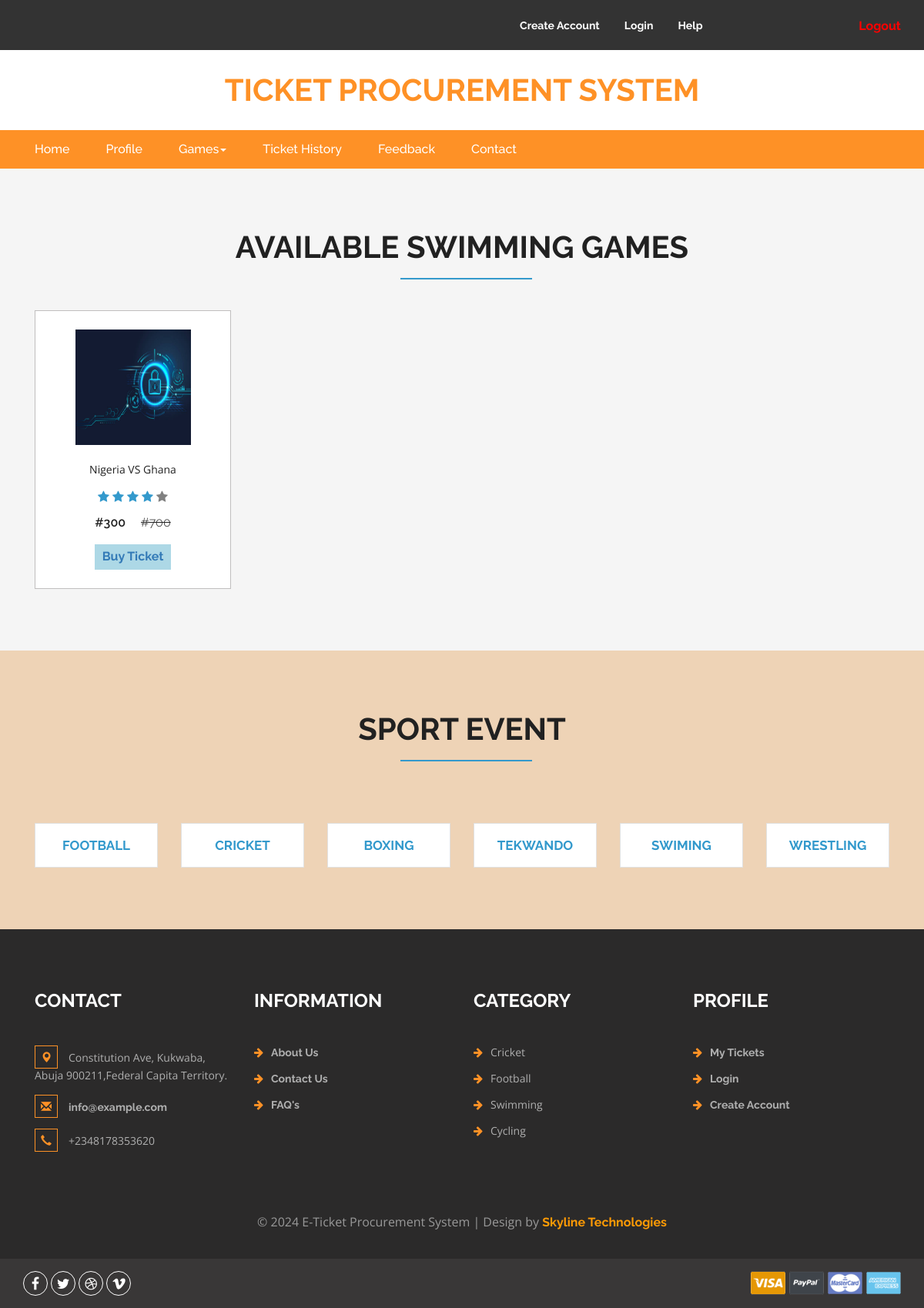
/swimming.php, run on the app's committed database.
### tables this page shows
CREATE TABLE `events` (
  `event_id` varchar(20) NOT NULL,
  `games` varchar(50) NOT NULL,
  `home_team` varchar(100) NOT NULL,
  `away_team` varchar(100) NOT NULL,
  `team_img` varchar(50) NOT NULL,
  `date` date NOT NULL,
  `time` time NOT NULL,
  `ticket_price` varchar(20) NOT NULL
);

CREATE TABLE `games` (
  `game_id` varchar(20) NOT NULL,
  `game_name` varchar(50) NOT NULL
);

### swimming.php (the view, shortened to what this page needs)
<?php
include 'includes/connection.php';
?>
<!DOCTYPE html>
<html>
<head>
<link href="css/bootstrap.css" rel="stylesheet" type="text/css" media="all" />
<link href="css/style.css" rel="stylesheet" type="text/css" media="all" />
<link href="css/font-awesome.css" rel="stylesheet">
</head>
<body>
	<?php
        include 'includes/header.php';
    ?>
<div class="newproducts-w3agile">
		<div class="container">
			<h3>Available Swimming Games</h3>
				<div class="agile_top_brands_grids">
				<?php
                                $result = mysqli_query($conn, "select * from events where games='Swimming'");
                                while ($row = mysqli_fetch_array($result)) {
                                    $evt_id = $row["event_id"];
                                    $home_team = $row["home_team"];
									$away_team = $row["away_team"];
                                    $img = $row["team_img"];
									$tic_price = $row["ticket_price"];
                            ?>
					<div class="col-md-3 top_brand_left-1">
						<div class="hover14 column">
							<div class="agile_top_brand_left_grid">
								<div class="agile_top_brand_left_grid1">
									<figure>
										<div class="snipcart-item block">
											<div class="snipcart-thumb">
												<a href="#"><img width="150" height="150" src="admin/img/<?php echo $img; ?>"></a>
												<p><?php echo $home_team; ?> VS <?php echo $away_team; ?></p>
												<div class="stars">
													<i class="fa fa-star blue-star" aria-hidden="true"></i>
													<i class="fa fa-star blue-star" aria-hidden="true"></i>
													<i class="fa fa-star blue-star" aria-hidden="true"></i>
													<i class="fa fa-star blue-star" aria-hidden="true"></i>
													<i class="fa fa-star gray-star" aria-hidden="true"></i>
												</div>
													<h4>#<?php echo $tic_price; ?> <span>#700</span></h4>
												<a href="checkout.php?evt_id=<?php echo $evt_id; ?>"><button style="background-color: lightblue; padding: 5px 10px; margin-top: 20px; border: none;">Buy Ticket</button></a>
											</div>
										</div>
									</figure>
								</div>
							</div>
						</div>
					</div>
				<?php
                 }
                ?>
						<div class="clearfix"> </div>
				</div>
		</div>
	</div>
<?php
include 'includes/games.php';
?>
<?php
    include 'includes/footer.php';
?>
<link href="css/skdslider.css" rel="stylesheet">
</body>
</html>

### includes/footer.php (shortened to what this page needs)
<div class="footer">
		<div class="container">
			<div class="w3_footer_grids">
				<div class="col-md-3 w3_footer_grid">
					<h3>Contact</h3>
					<ul class="address">
						<li><i class="glyphicon glyphicon-map-marker" aria-hidden="true"></i>Constitution Ave, Kukwaba, Abuja 900211,Federal Capita Territory.</li>
						<li><i class="glyphicon glyphicon-envelope" aria-hidden="true"></i><a href="mailto:info@example.com">info@example.com</a></li>
						<li><i class="glyphicon glyphicon-earphone" aria-hidden="true"></i>+2348178353620</li>
					</ul>
				</div>
				<div class="col-md-3 w3_footer_grid">
					<h3>Information</h3>
					<ul class="info">
						<li><i class="fa fa-arrow-right" aria-hidden="true"></i><a href="#">About Us</a></li>
						<li><i class="fa fa-arrow-right" aria-hidden="true"></i><a href="#">Contact Us</a></li>
						<li><i class="fa fa-arrow-right" aria-hidden="true"></i><a href="#">FAQ's</a></li>
					</ul>
				</div>
				<div class="col-md-3 w3_footer_grid">
					<h3>Category</h3>
					<ul class="info">
					<?php
						$res = mysqli_query($conn, "select * from games");
						while ($row1 = mysqli_fetch_array($res)) {
							$games_name = $row1["game_name"];
							?>
						<li><i class="fa fa-arrow-right" aria-hidden="true"></i><?php echo $games_name; ?></li>
						<?php
						}
						?>
					</ul>
				</div>
				<div class="col-md-3 w3_footer_grid">
					<h3>Profile</h3>
					<ul class="info">
						<li><i class="fa fa-arrow-right" aria-hidden="true"></i><a href="myticket.php">My Tickets</a></li>
						<li><i class="fa fa-arrow-right" aria-hidden="true"></i><a href="login.php">Login</a></li>
						<li><i class="fa fa-arrow-right" aria-hidden="true"></i><a href="register.php">Create Account</a></li>
					</ul>
				</div>
				<div class="clearfix"> </div>
			</div>
		</div>
		<div class="footer-copy">
			<div class="container">
				<p>© 2024 E-Ticket Procurement System | Design by <a href="#">Skyline Technologies</a></p>
			</div>
		</div>
	</div>
	<div class="footer-botm">
			<div class="container">
				<div class="w3layouts-foot">
					<ul>
						<li><a href="#" class="w3_agile_facebook"><i class="fa fa-facebook" aria-hidden="true"></i></a></li>
						<li><a href="#" class="agile_twitter"><i class="fa fa-twitter" aria-hidden="true"></i></a></li>
						<li><a href="#" class="w3_agile_dribble"><i class="fa fa-dribbble" aria-hidden="true"></i></a></li>
						<li><a href="#" class="w3_agile_vimeo"><i class="fa fa-vimeo" aria-hidden="true"></i></a></li>
					</ul>
				</div>
				<div class="payment-w3ls">
					<img src="images/card.png" alt=" " class="img-responsive">
				</div>
				<div class="clearfix"> </div>
			</div>
		</div>

### css/style.css (style rules this page uses)
html, body { font-size: 100%; font-family: 'Open Sans', sans-serif; background:#ffffff; }
ul li,ol li { font-size:14px; }
p { margin:0; }
h1,h2,h3,h4,h5,h6,a { font-family: 'Raleway', sans-serif; margin:0; font-weight:700; }
ul,label { margin:0; padding:0; }
.snipcart-thumb a { display: block; text-align: center; }
.agile_top_brand_left_grid { position: relative; display: block; }
input[type="submit"],#PPMiniCart .minicart-submit,.w3ls_vegetables ul li a,input[type="reset"],.agileinfo_mail_grid_left ul li a,.events_bottom_left2 ul li a,.w3ls_service_grids1_right a,ul.agileits_social_icons li a,.w3l_banner_nav_right_banner_pet a,.w3ls_w3l_banner_nav_right_grid_head_grid ul li a,.products-breadcrumb ul li a,.w3_footer_grid ul li a,.w3l_fresh_vegetables_grid ul li a,.wthree_footer_copy p a,.agile_top_brand_left_grid1 .button,.w3ls_logo_products_left1 ul.special_items li a,.w3ls_logo_products_left1 ul.phone_email li a { transition: .5s ease-in; -webkit-transition: .5s ease-in; -moz-transition: .5s ease-in; -o-transition: .5s ease-in; -ms-transition: .5s ease-in; }
.top-brands h2,.newproducts-w3agile h3,.login h2,.register h2,.faq-w3agile h3,.brands h3 { text-align:center; color:#212121; padding-bottom:.5em; position:relative; font-size: 2.5em; text-transform: uppercase; }
.top-brands h2:after,.newproducts-w3agile h3:after,.login h2:after,.register h2:after,.faq-w3agile h3:after,.brands h3:after { content: ''; background: #3399cc; height: 2px; width: 15%; position: absolute; bottom: 0%; left: 43%; }
.agile_top_brand_left_grid { background: #FFFFFF; padding: .5em; position:relative; }
.agile_top_brand_left_grid1 { padding:1em; }
.agile_top_brand_left_grid1 img { margin:0 auto; }
.agile_top_brand_left_grid1 p { color:#212121; margin:1.5em 0 1em; line-height:1.5em; text-transform:capitalize; font-size:14px; text-align: center; }
.agile_top_brand_left_grid1 h4,.agileinfo_single_right_snipcart h4 { font-weight:600; font-size:1em; color:#212121; text-align: center; }
.agile_top_brand_left_grid1 h4 span,.agileinfo_single_right_snipcart h4 span { font-weight:300; text-decoration:line-through; padding-left:1em; }
.column div.agile_top_brand_left_grid { position: relative; margin:0; }
.agile_top_brand_left_grid figure { margin: 0; padding: 0; background:transparent; overflow: hidden; z-index: 0; }
.hover14 figure { position: relative; }
.hover14 figure::before { position: absolute; top: 0; left: -75%; z-index: 2; display: block; content: ''; width: 50%; height: 100%; background: -webkit-linear-gradient(left, rgba(255,255,255,0) 0%, rgba(255,255,255,.3) 100%); background: linear-gradient(to right, rgba(255,255,255,0) 0%, rgba(255,255,255,.3) 100%); -webkit-transform: skewX(-25deg); transform: skewX(-25deg); }
.agile_top_brands_grids { margin-top: 40px; }
.hover14.column { border: 1px solid #c0bebe; }
.stars { text-align: center; margin-bottom: 13px; }
i.blue-star { color: #3399cc; }
i.gray-star { color: #808080; }
.footer { padding: 5em 0 2em; background: #2b2a2a; }
.w3_footer_grid h3 { color: #ffffff; font-size: 1.5em; margin-bottom: 1.8em; text-transform: uppercase; }
.w3_footer_grid ul li { list-style-type: none; margin-bottom: 1em; color: #afafaf; font-size: 14px; }
.w3_footer_grid ul.address li i { color:#fe9126; border: 1px solid #fe9126; padding: .5em; margin-right: 1em; }
.w3_footer_grid ul li a { color: #afafaf; text-decoration: none; }
i.fa.fa-arrow-right { color: #fe9126; margin-right: 10px; }
.footer-copy p { margin:4em 0 0; text-align:center; color:#999; line-height:1.8em; }
.footer-copy p a { color:#ff9b05; text-decoration:none; }
.w3layouts-foot ul li { display:inline-block; }
.w3layouts-foot ul li a { width: 32px; height: 32px; color: #fff; border: 1px solid #fff; text-align: center; display: inline-block; font-size: 18px; line-height: 32px; border-radius: 50%; }
.w3layouts-foot { float: left; }
.payment-w3ls { float: right; }
.footer-botm { background: #393737; padding: 16px 0; }
.newproducts-w3agile { padding: 5em 0; background: #f5f5f5; }
.glyphicon { position: relative; top: 1px; display: inline-block; font-family: 'Glyphicons Halflings'; font-style: normal; font-weight: 400; line-height: 1; -webkit-font-smoothing: antialiased; -moz-osx-font-smoothing: grayscale; color: #777; }

### data on the page
events: team_img (picture), home_team "Nigeria", away_team "Ghana", ticket_price "300"
games: game_name "Cricket"
games: game_name "Football"
games: game_name "Swimming"
games: game_name "Cycling"
